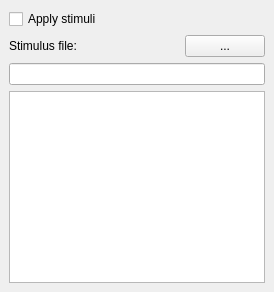
        <widget class="QWidget" name="tabStim">
         <attribute name="title">
          <string>Stimuli</string>
         </attribute>
         <layout class="QVBoxLayout">
          <property name="spacing">
           <number>6</number>
          </property>
          <property name="leftMargin">
           <number>9</number>
          </property>
          <property name="topMargin">
           <number>9</number>
          </property>
          <property name="rightMargin">
           <number>9</number>
          </property>
          <property name="bottomMargin">
           <number>9</number>
          </property>
          <item>
           <widget class="QCheckBox" name="cbStim">
            <property name="text">
             <string>Apply stimuli</string>
            </property>
           </widget>
          </item>
          <item>
           <layout class="QHBoxLayout">
            <property name="spacing">
             <number>6</number>
            </property>
            <property name="leftMargin">
             <number>0</number>
            </property>
            <property name="topMargin">
             <number>0</number>
            </property>
            <property name="rightMargin">
             <number>0</number>
            </property>
            <property name="bottomMargin">
             <number>0</number>
            </property>
            <item>
             <widget class="QLabel" name="label_13">
              <property name="text">
               <string>Stimulus file:</string>
              </property>
             </widget>
            </item>
            <item>
             <spacer>
              <property name="orientation">
               <enum>Qt::Horizontal</enum>
              </property>
              <property name="sizeHint" stdset="0">
               <size>
                <width>40</width>
                <height>20</height>
               </size>
              </property>
             </spacer>
            </item>
            <item>
             <widget class="QPushButton" name="btnOpenStimFile">
              <property name="text">
               <string>...</string>
              </property>
             </widget>
            </item>
           </layout>
          </item>
          <item>
           <widget class="QLineEdit" name="lineEditStimFile">
            <property name="readOnly">
             <bool>true</bool>
            </property>
           </widget>
          </item>
          <item>
           <widget class="QTextEdit" name="textEditStimFileContent">
            <property name="lineWrapMode">
             <enum>QTextEdit::NoWrap</enum>
            </property>
            <property name="readOnly">
             <bool>true</bool>
            </property>
           </widget>
          </item>
         </layout>
        </widget>
